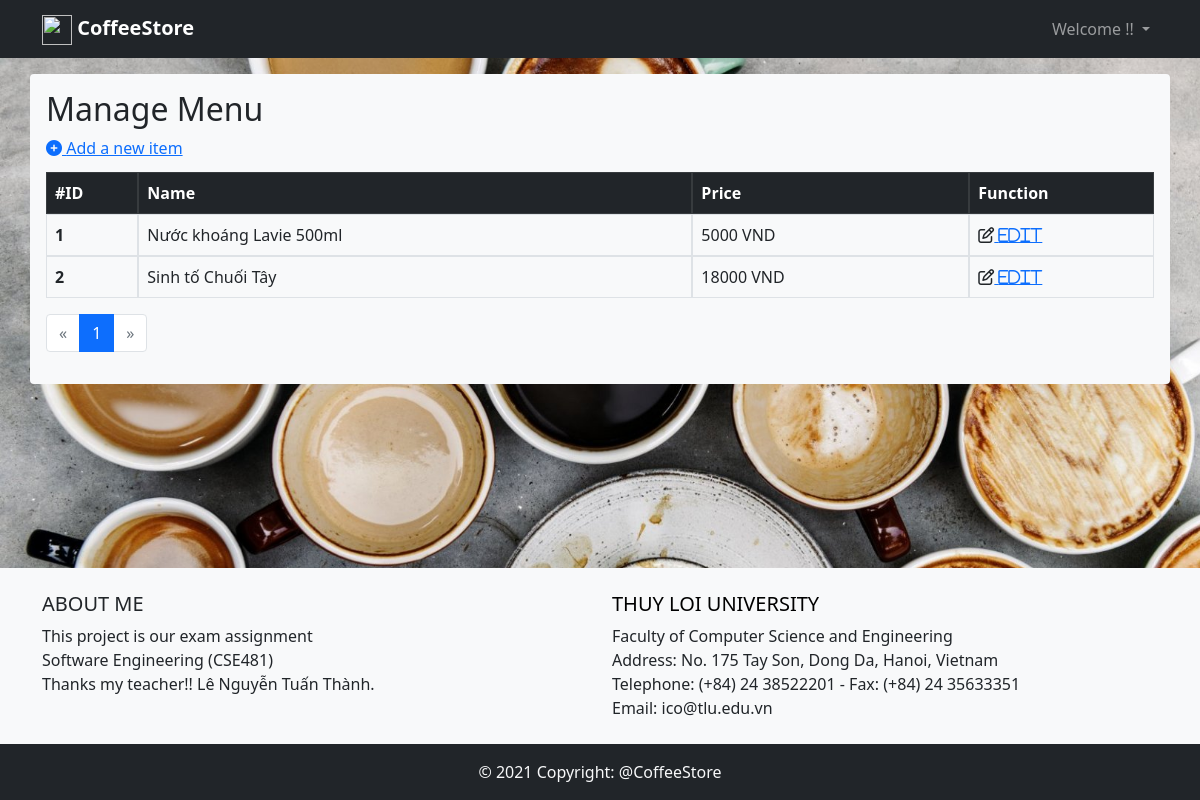
Page /views/manage-menu.php (signed in) on the earlier database version.
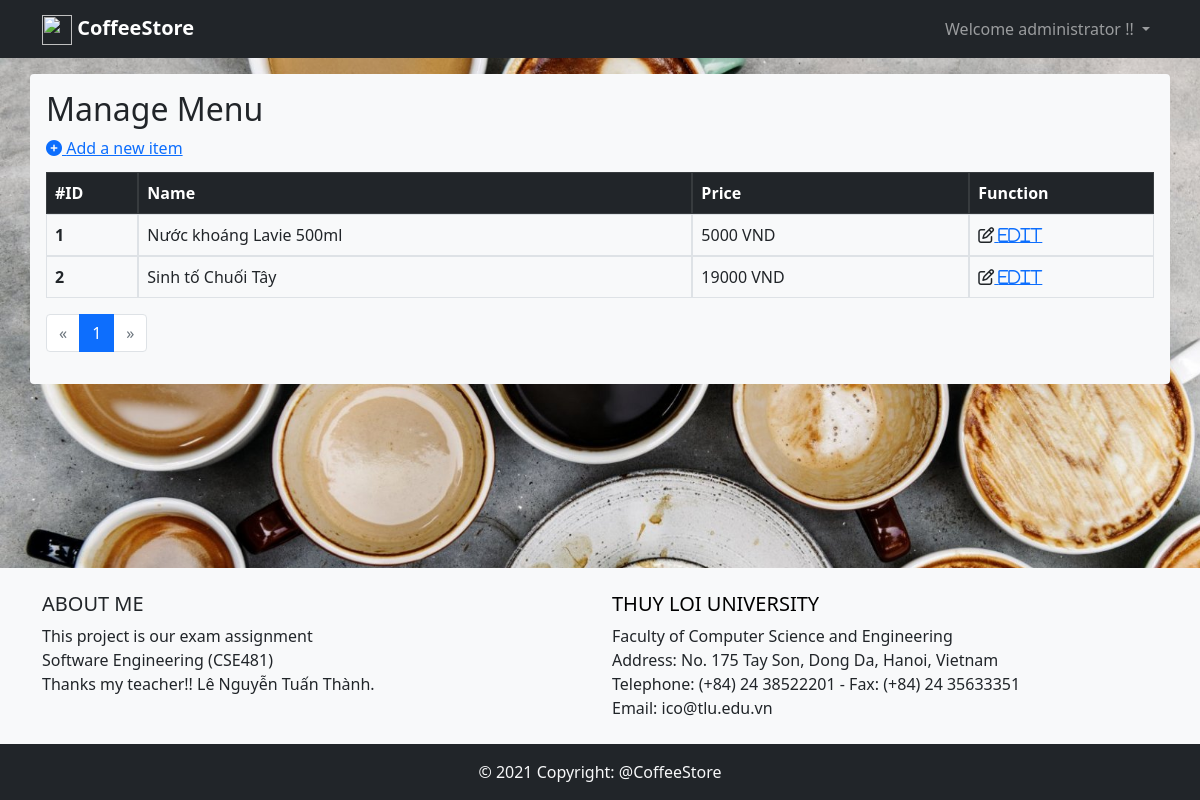
Same page on the later database version.
### tables this page shows
CREATE TABLE `menu` (
  `item_id` int(11) UNSIGNED NOT NULL,
  `name` varchar(200) NOT NULL,
  `price` bigint(20) UNSIGNED NOT NULL,
  `status` tinyint(2) UNSIGNED NOT NULL DEFAULT 1
);

CREATE TABLE `employees` (
  `empl_id` int(11) UNSIGNED NOT NULL,
  `fullname` varchar(32) NOT NULL,
  `gender` enum('male','female') NOT NULL,
  `phoneNumber` int(10) UNSIGNED DEFAULT NULL,
  `address` varchar(200) DEFAULT NULL,
  `wages` bigint(20) UNSIGNED DEFAULT NULL,
  `status` tinyint(2) UNSIGNED NOT NULL DEFAULT 1,
  `user_id` int(11) UNSIGNED NOT NULL
);

### controlers/database.php (called while the page is built, shortened)
<?php
class Database
{
    private $severname = 'localhost';
    private $username = 'root';
    private $password = '';
    private $database = 'coffeestore';
    function __construct()
    {
        $this->conn = mysqli_connect($this->severname, $this->username, $this->password, $this->database);
    }
}

### controlers/manage-menu.php (called while the page is built, shortened)
<?php
   $db = new Database();
   $result = mysqli_query($db->conn, 'SELECT count(item_id) AS total FROM menu');
   $row = mysqli_fetch_assoc($result);
   $total_records = $row['total'];
   $current_page = isset($_GET['page']) ? $_GET['page'] : 1;
   $limit = 10;
   $total_page = ceil($total_records / $limit);
   $start = ($current_page - 1) * $limit;
   $sql = "SELECT * FROM `menu` WHERE `status` = 1 LIMIT $start, $limit";
   $result = mysqli_query($db->conn, $sql);
   $menu = mysqli_fetch_all($result);
   ?>

### views/manage-menu.php (the view, shortened to what this page needs)
<?php
include('../controlers/manage-menu.php');
?>
<!DOCTYPE html>
<html lang="en">
<head>
    <link href="https://cdn.jsdelivr.net/npm/bootstrap@5.0.0-beta1/dist/css/bootstrap.min.css" rel="stylesheet">
    <link rel="stylesheet" href="../css/style.css">
</head>
<body>
    <?php include('nav-bar.php'); ?>
    <div class="container bg-light p-3 my-3 rounded">
        <p class="h2">Manage Menu</p>
        <a href="add-item.php"><i class="fas fa-plus-circle text-primary mb-3" data-bs-toggle="tooltip" data-bs-placement="right" title="Add a new item"></i> Add a new item</a>
        <table class="table table-bordered table-hover">
            <thead class="table-dark">
                <tr class="d-flex">
                    <th class="col-1">#ID</th>
                    <th class="col-6">Name</th>
                    <th class="col-3">Price</th>
                    <th class="col-2">Function</th>
                </tr>
            </thead>
            <?php
            foreach ($menu as $item) {
                echo "<tbody>";
                echo "<tr class='d-flex'>";
                echo "<th class='col-1'>$item[0]</th>";
                echo "<td class='col-6'>$item[1]</td>";
                echo "<td class='col-3'>$item[2] VND</td>";
                echo "<td class='col-2'><i class='far fa-edit'><a href='edit-item.php?ID=$item[0]'> Edit</a></i></td>";
                echo "</tr>";
                echo "</tbody>";
            }
            ?>
        </table>
        <nav aria-label="Page navigation">
            <ul class="pagination">
                <li class=" page-item <?php if ($current_page == 1 || $total_page == 1) echo "disabled"; ?>">
                    <a class="page-link" href="index.php?page=<?php echo ($current_page - 1); ?>" aria-label="Previous">
                        <span aria-hidden="true">&laquo;</span>
                    </a>
                </li>
                <?php
                for ($i = $current_page - 1; $i <= $current_page + 1; $i++) {
                    if ($i == $current_page) {
                        echo "<li class='page-item active' aria-current='page'>";
                        echo "<span class='page-link'>" . ($current_page) . "</span>";
                        echo "</li>";
                    } else if ($i >= 1 && $i <= $total_page) {
                        echo "<li class='page-item'><a class='page-link' href='index.php?page=" . ($i) . "'>" . ($i) . "</a></li>";
                    }
                }
                ?>
                <li class="page-item <?php if ($current_page == $total_page || $total_page == 1) echo "disabled"; ?>">
                    <a class="page-link" href="index.php?page=<?php echo ($current_page + 1); ?>" aria-label="Next">
                        <span aria-hidden="true">&raquo;</span>
                    </a>
                </li>
            </ul>
        </nav>
    </div>
    <?php include("footer.php"); ?>
</body>
</html>

### views/nav-bar.php (shortened to what this page needs)
<nav class="navbar navbar-expand-lg navbar-dark bg-dark">
    <div class="container">
        <a class="navbar-brand" href="/CoffeeStore/index.php"><img src="/CoffeeStore/img/iconlogo.png" width="30" height="30" alt=""> <strong>CoffeeStore</strong></a>
        <div class="collapse navbar-collapse" id="navbarSupportedContent">
            <ul class="nav navbar-nav ms-auto">
                <?php
                if (!isset($_SESSION['logined'])) { ?>
                    <li class='nav-item'>
                        <a class='nav-link' href="/CoffeeStore/views/login.php">Sign In</a>
                    </li>
                <?php } else {
                    $db = new Database();
                    $result = mysqli_query($db->conn, "SELECT `employees`.`fullname`, `accounts`.`permisson` FROM `accounts` INNER JOIN `employees` ON `accounts`.`user_id` = `employees`.`user_id` WHERE `accounts`.`user_id` = " . $_SESSION['logined']);
                    $logined = mysqli_fetch_row($result);
                ?>
                    <li class="nav-item dropdown">
                        <a class="nav-link dropdown-toggle" href="#" id="navbarDropdown" role="button" data-bs-toggle="dropdown" aria-expanded="false">
                            Welcome <?php echo $logined[0]; ?> !!
                        </a>
                    </li>
                <?php } ?>
            </ul>
        </div>
    </div>
</nav>

Differences in the rows shown:
added employees: fullname "administrator"
changed menu "Sinh tố Chuối Tây": price "18000" → "19000"
